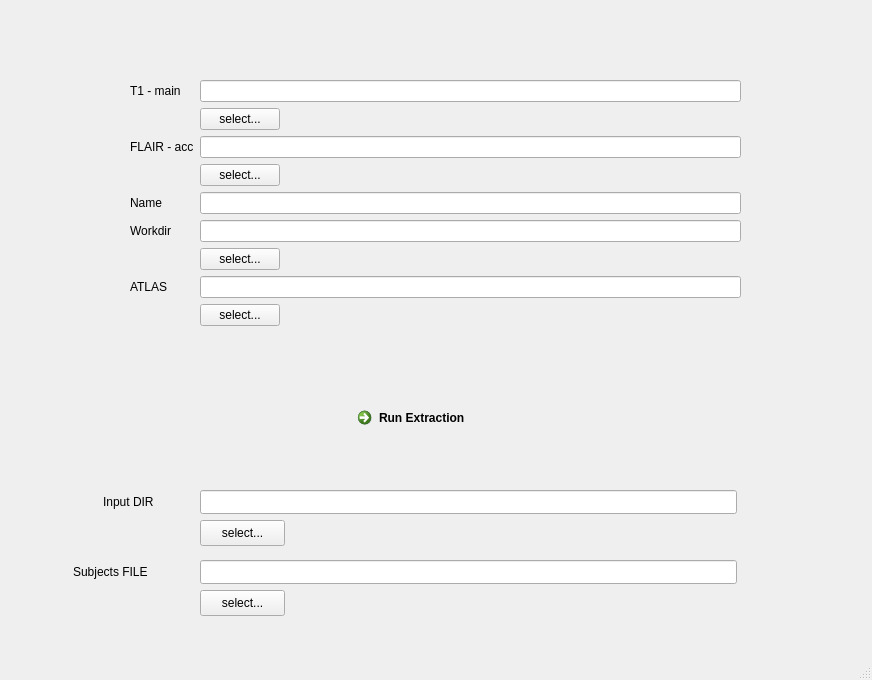
<?xml version="1.0" encoding="UTF-8"?>
<ui version="4.0">
 <class>ABCXnatClient</class>
 <widget class="QMainWindow" name="ABCXnatClient">
  <property name="geometry">
   <rect>
    <x>0</x>
    <y>0</y>
    <width>872</width>
    <height>680</height>
   </rect>
  </property>
  <property name="windowTitle">
   <string>Abaci</string>
  </property>
  <widget class="QWidget" name="centralwidget">
   <widget class="QCommandLinkButton" name="runButton">
    <property name="geometry">
     <rect>
      <x>350</x>
      <y>400</y>
      <width>168</width>
      <height>71</height>
     </rect>
    </property>
    <property name="toolTip">
     <string>launch the selected pipeline on the selected data with current parameters</string>
    </property>
    <property name="layoutDirection">
     <enum>Qt::LeftToRight</enum>
    </property>
    <property name="text">
     <string>Run Extraction</string>
    </property>
    <property name="description">
     <string/>
    </property>
   </widget>
   <widget class="QWidget" name="formLayoutWidget_3">
    <property name="geometry">
     <rect>
      <x>130</x>
      <y>80</y>
      <width>611</width>
      <height>320</height>
     </rect>
    </property>
    <layout class="QFormLayout" name="formLayout_5">
     <property name="fieldGrowthPolicy">
      <enum>QFormLayout::ExpandingFieldsGrow</enum>
     </property>
     <item row="1" column="0">
      <widget class="QLabel" name="label_22">
       <property name="text">
        <string>T1 - main</string>
       </property>
      </widget>
     </item>
     <item row="1" column="1">
      <widget class="QLineEdit" name="main">
       <property name="toolTip">
        <string>XNAT server address</string>
       </property>
       <property name="inputMethodHints">
        <set>Qt::ImhUrlCharactersOnly</set>
       </property>
       <property name="text">
        <string/>
       </property>
      </widget>
     </item>
     <item row="2" column="1">
      <widget class="QPushButton" name="pushButton_main">
       <property name="sizePolicy">
        <sizepolicy hsizetype="Minimum" vsizetype="Fixed">
         <horstretch>0</horstretch>
         <verstretch>0</verstretch>
        </sizepolicy>
       </property>
       <property name="text">
        <string>select...</string>
       </property>
      </widget>
     </item>
     <item row="3" column="0">
      <widget class="QLabel" name="label_23">
       <property name="text">
        <string>FLAIR - acc</string>
       </property>
      </widget>
     </item>
     <item row="3" column="1">
      <widget class="QLineEdit" name="acc">
       <property name="toolTip">
        <string>login</string>
       </property>
      </widget>
     </item>
     <item row="4" column="1">
      <widget class="QPushButton" name="pushButton_acc">
       <property name="sizePolicy">
        <sizepolicy hsizetype="Minimum" vsizetype="Fixed">
         <horstretch>0</horstretch>
         <verstretch>0</verstretch>
        </sizepolicy>
       </property>
       <property name="text">
        <string>select...</string>
       </property>
      </widget>
     </item>
     <item row="5" column="0">
      <widget class="QLabel" name="label_26">
       <property name="text">
        <string>Name</string>
       </property>
      </widget>
     </item>
     <item row="5" column="1">
      <widget class="QLineEdit" name="name">
       <property name="toolTip">
        <string>type in your password here...</string>
       </property>
       <property name="inputMethodHints">
        <set>Qt::ImhHiddenText|Qt::ImhNoAutoUppercase|Qt::ImhNoPredictiveText</set>
       </property>
       <property name="echoMode">
        <enum>QLineEdit::Password</enum>
       </property>
      </widget>
     </item>
     <item row="7" column="0">
      <widget class="QLabel" name="label_24">
       <property name="text">
        <string>Workdir</string>
       </property>
      </widget>
     </item>
     <item row="7" column="1">
      <widget class="QLineEdit" name="workDir">
       <property name="toolTip">
        <string>type in your password here...</string>
       </property>
       <property name="inputMethodHints">
        <set>Qt::ImhHiddenText|Qt::ImhNoAutoUppercase|Qt::ImhNoPredictiveText</set>
       </property>
       <property name="echoMode">
        <enum>QLineEdit::Password</enum>
       </property>
      </widget>
     </item>
     <item row="8" column="1">
      <widget class="QPushButton" name="pushButton_workDir">
       <property name="sizePolicy">
        <sizepolicy hsizetype="Minimum" vsizetype="Fixed">
         <horstretch>0</horstretch>
         <verstretch>0</verstretch>
        </sizepolicy>
       </property>
       <property name="text">
        <string>select...</string>
       </property>
      </widget>
     </item>
     <item row="9" column="0">
      <widget class="QLabel" name="label_25">
       <property name="text">
        <string>ATLAS</string>
       </property>
      </widget>
     </item>
     <item row="9" column="1">
      <widget class="QLineEdit" name="atlas">
       <property name="toolTip">
        <string>type in your password here...</string>
       </property>
       <property name="inputMethodHints">
        <set>Qt::ImhHiddenText|Qt::ImhNoAutoUppercase|Qt::ImhNoPredictiveText</set>
       </property>
       <property name="echoMode">
        <enum>QLineEdit::Password</enum>
       </property>
      </widget>
     </item>
     <item row="10" column="1">
      <widget class="QPushButton" name="pushButton_atlas">
       <property name="sizePolicy">
        <sizepolicy hsizetype="Minimum" vsizetype="Fixed">
         <horstretch>0</horstretch>
         <verstretch>0</verstretch>
        </sizepolicy>
       </property>
       <property name="text">
        <string>select...</string>
       </property>
      </widget>
     </item>
    </layout>
   </widget>
   <widget class="QLabel" name="label_27">
    <property name="geometry">
     <rect>
      <x>103</x>
      <y>490</y>
      <width>61</width>
      <height>24</height>
     </rect>
    </property>
    <property name="text">
     <string>Input DIR</string>
    </property>
   </widget>
   <widget class="QLineEdit" name="inputDir">
    <property name="geometry">
     <rect>
      <x>200</x>
      <y>490</y>
      <width>537</width>
      <height>24</height>
     </rect>
    </property>
    <property name="toolTip">
     <string>type in your password here...</string>
    </property>
    <property name="inputMethodHints">
     <set>Qt::ImhHiddenText|Qt::ImhNoAutoUppercase|Qt::ImhNoPredictiveText</set>
    </property>
    <property name="echoMode">
     <enum>QLineEdit::Password</enum>
    </property>
   </widget>
   <widget class="QPushButton" name="pushButton_inputDir">
    <property name="geometry">
     <rect>
      <x>200</x>
      <y>520</y>
      <width>85</width>
      <height>26</height>
     </rect>
    </property>
    <property name="sizePolicy">
     <sizepolicy hsizetype="Minimum" vsizetype="Fixed">
      <horstretch>0</horstretch>
      <verstretch>0</verstretch>
     </sizepolicy>
    </property>
    <property name="text">
     <string>select...</string>
    </property>
   </widget>
   <widget class="QLabel" name="label_28">
    <property name="geometry">
     <rect>
      <x>73</x>
      <y>560</y>
      <width>91</width>
      <height>24</height>
     </rect>
    </property>
    <property name="text">
     <string>Subjects FILE</string>
    </property>
   </widget>
   <widget class="QLineEdit" name="subfile">
    <property name="geometry">
     <rect>
      <x>200</x>
      <y>560</y>
      <width>537</width>
      <height>24</height>
     </rect>
    </property>
    <property name="toolTip">
     <string>type in your password here...</string>
    </property>
    <property name="inputMethodHints">
     <set>Qt::ImhHiddenText|Qt::ImhNoAutoUppercase|Qt::ImhNoPredictiveText</set>
    </property>
    <property name="echoMode">
     <enum>QLineEdit::Password</enum>
    </property>
   </widget>
   <widget class="QPushButton" name="pushButton_subfile">
    <property name="geometry">
     <rect>
      <x>200</x>
      <y>590</y>
      <width>85</width>
      <height>26</height>
     </rect>
    </property>
    <property name="sizePolicy">
     <sizepolicy hsizetype="Minimum" vsizetype="Fixed">
      <horstretch>0</horstretch>
      <verstretch>0</verstretch>
     </sizepolicy>
    </property>
    <property name="text">
     <string>select...</string>
    </property>
   </widget>
  </widget>
  <widget class="QStatusBar" name="statusBar"/>
  <action name="actionConfigure">
   <property name="text">
    <string>manage configurations</string>
   </property>
  </action>
  <action name="actionAbout">
   <property name="text">
    <string>About...</string>
   </property>
  </action>
  <action name="actionQuit">
   <property name="text">
    <string>quit</string>
   </property>
  </action>
 </widget>
 <resources/>
 <connections/>
</ui>
